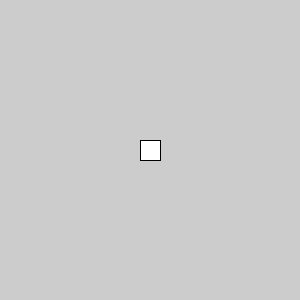
Frame 1 (no input)
Frame 60 (the mouse pressed at the canvas centre just before this capture): identical to frame 1, image omitted
Frame 120 (the mouse held since frame 60 and released just before this capture): identical to frame 1, image omitted

The Processing sketch that drew this single still picture (run headless with seeded random() and noise(); from frame 60 on, the mouse is pressed at the canvas centre):

// Processing sketch: AWSD_keydown_GAME_rect
// ── AWSD_keydown_GAME_rect.pde
int x=140,y=140;
void setup(){
  size(300,300);  
  smooth();
}

void draw(){
  background(204); 
 if(keyPressed){
   if(key == 'a'){
    x-=10;
   }  
 } 
 if(keyPressed){
   if(key == 'd'){
    x+=10;
   }  
 } 
 if(keyPressed){
   if(key == 'w'){
    y-=10;
   }  
 } 
 if(keyPressed){
   if(key == 's'){
    y+=10;
   }  
 } 
  rect(x,y,20,20);
   delay(50);
}
